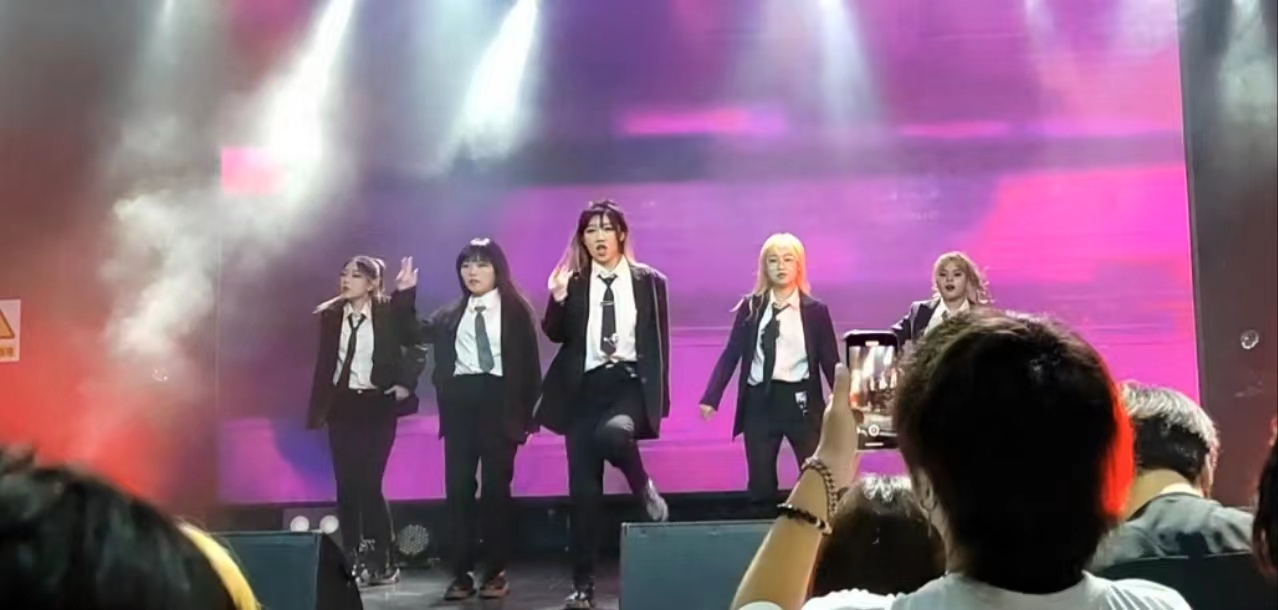
#> input picture 传统视觉/人脸识别/face_picture/face_picture3.jpg, 1278 x 610 px
$ python face_detection_test.py
#> lines starting #> are read from the running program, lines starting #| are printed output that depends on the picture; after the words box and inside, x2 and y2 are one past the last pixel; in counts of white or black regions, pixels touching at a corner belong together
# 1.导入库
import cv2
import time

# 2.方法：绘制图片中检测到的人脸
def draw_face(img, faces):
    for (x, y, w, h) in faces:
        # 画出人脸框，蓝色（BGR色彩体系），画笔宽度为2
        cv2.rectangle(img, (x, y), (x + w, y + h), (0, 0, 255), 10)


# 3.主函数：
if __name__ == "__main__":
    # 4.读取一张照片
    img = cv2.imread('../face_picture/face_picture3.jpg')
#> img is the input picture: shape (610, 1278, 3); mean B, G, R 124.1, 100.5, 132.6
    cv2.imshow('face', img)

    # 5.转换成灰度图
    gray = cv2.cvtColor(img, cv2.COLOR_BGR2GRAY)
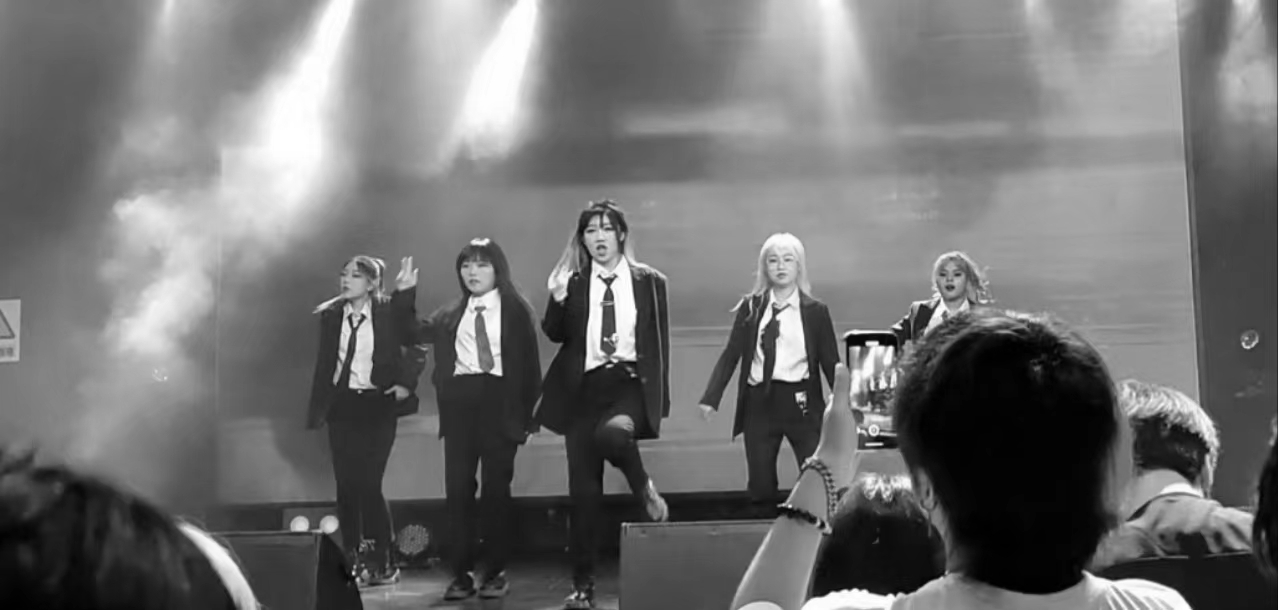
#> gray: shape (610, 1278); min 0, max 255, mean 112.8

    # 6.通过opencv加载haar级联分类器
    face_alt2 = cv2.CascadeClassifier('../pre_module/haarcascade_frontalface_alt2.xml')
    # face_alt2 = cv2.CascadeClassifier('../pre_module/haarcascade_eye.xml')
    last = time.time()
    # 7.对图像中的人脸进行检测
    face_alt2_detect_faces = face_alt2.detectMultiScale(img, scaleFactor=1.3, minNeighbors=5)
#> face_alt2_detect_faces = [[759, 243, 45, 45], [454, 251, 41, 41], [577, 214, 46, 46]]
    now = time.time()
    print(((now - last)*1000) )
    # 8.绘制图片中检测到的人脸
    draw_face(img, face_alt2_detect_faces)
#> the loop in draw_face, `for (x, y, w, h) in faces:` made 3 passes
#> after the loop in draw_face, `for (x, y, w, h) in faces:`:
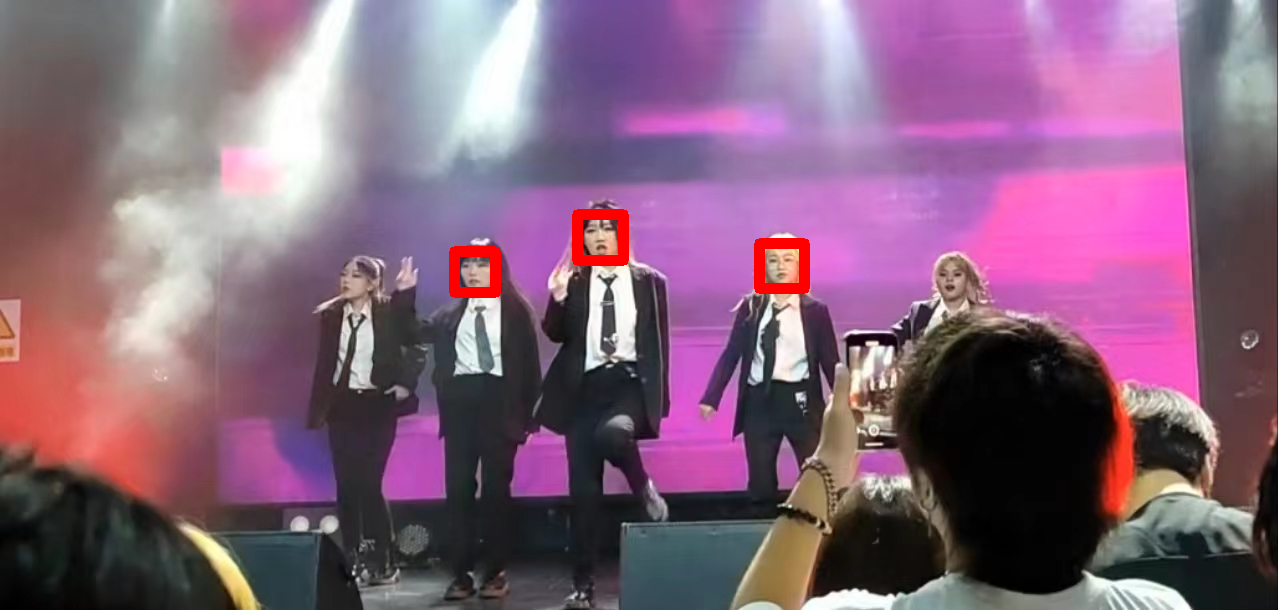
#> img: shape (610, 1278, 3); 0.73% of pixels changed, all inside (x1, y1, x2, y2) = (449, 209, 810, 298)

    # 保存带有人脸框的图像
    output_filename = 'output_image.jpg'
    cv2.imwrite(output_filename, img)

    # 9.显示照片
    cv2.imshow('face', img)

    # 10.关闭窗口
    cv2.waitKey(0)
    cv2.destroyAllWindows()

$ run again, with 传统视觉/人脸识别/face_picture/face_picture1.jpg copied over 传统视觉/人脸识别/face_picture/face_picture3.jpg
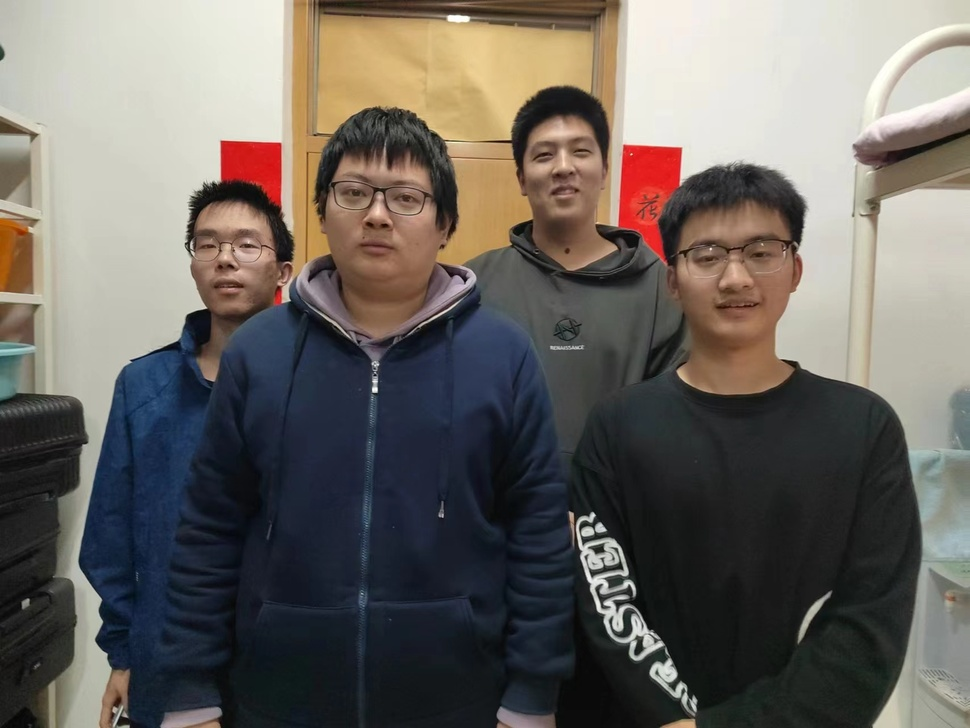
#> input picture 传统视觉/人脸识别/face_picture/face_picture1.jpg, 970 x 728 px, shrunk from 1706 x 1280 before the run
#> img is the input picture: shape (728, 970, 3); mean B, G, R 96.4, 101.8, 106.9
#> `gray = cv2.cvtColor(img, cv2.COLOR_BGR2GRAY)`:
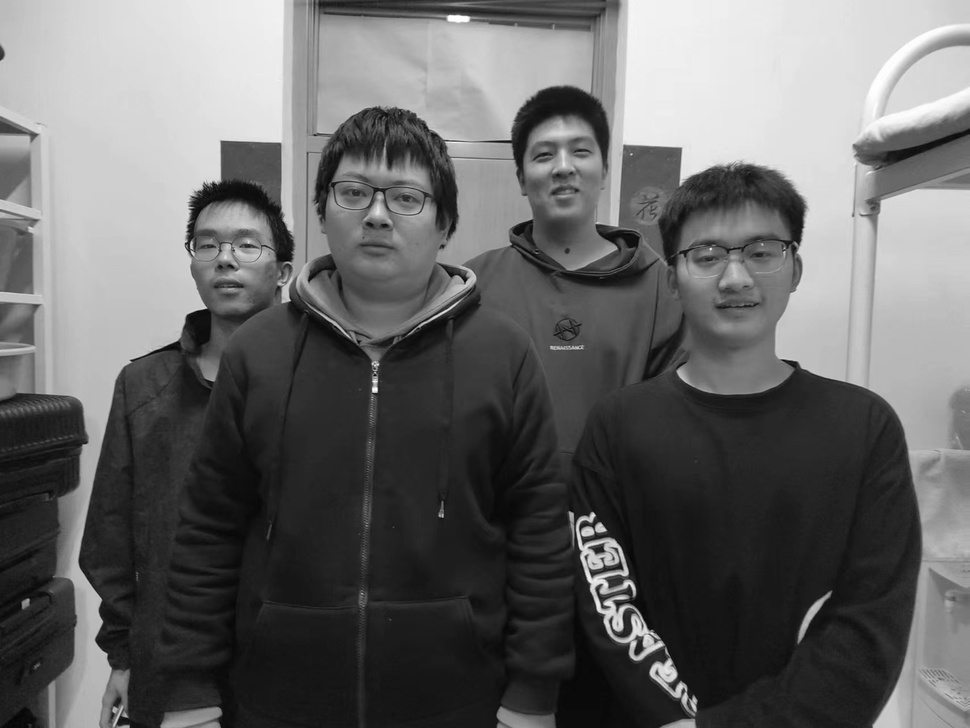
#> gray: shape (728, 970); min 4, max 255, mean 102.7
#> face_alt2_detect_faces = [[516, 114, 95, 95], [179, 202, 100, 100], [309, 142, 140, 140], [663, 199, 141, 141]]
#> the loop in draw_face, `for (x, y, w, h) in faces:` made 4 passes
#> after the loop in draw_face, `for (x, y, w, h) in faces:`:
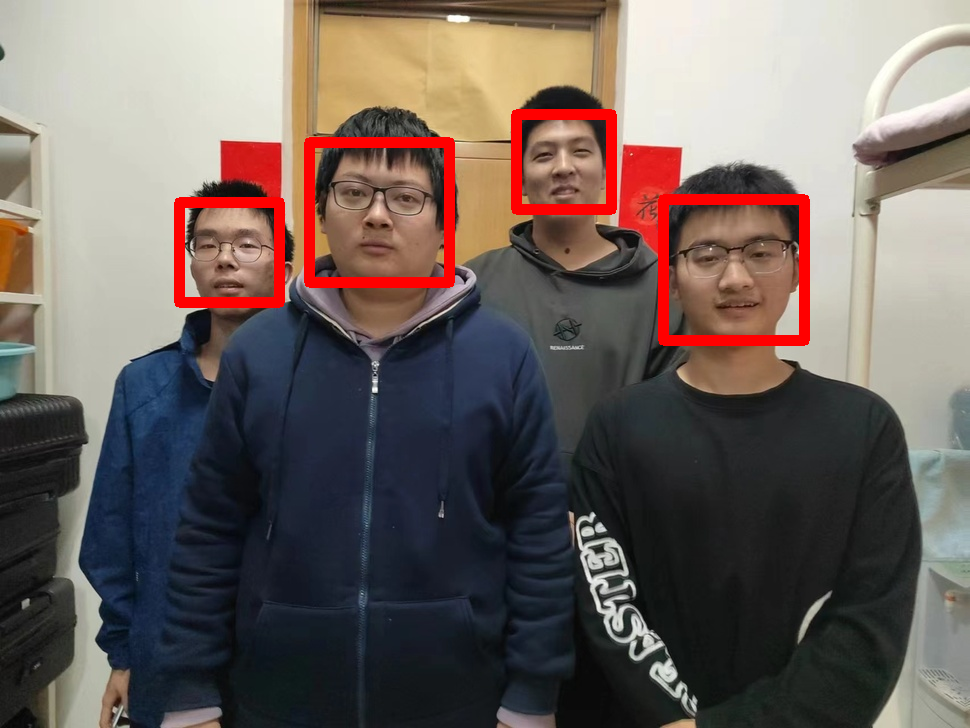
#> img: shape (728, 970, 3); 2.94% of pixels changed, all inside (x1, y1, x2, y2) = (174, 109, 810, 346)

$ run again, with 传统视觉/人脸识别/face_picture/face_picture2.jpg copied over 传统视觉/人脸识别/face_picture/face_picture3.jpg
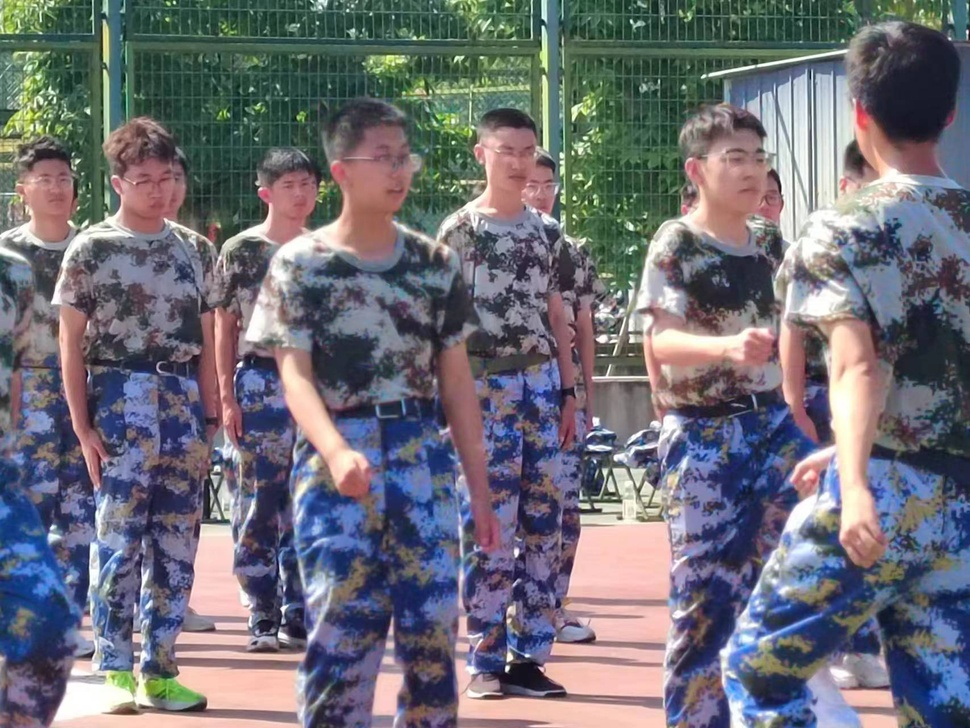
#> input picture 传统视觉/人脸识别/face_picture/face_picture2.jpg, 970 x 728 px, shrunk from 1706 x 1280 before the run
#> img is the input picture: shape (728, 970, 3); mean B, G, R 118.1, 109.6, 110.6
#> `gray = cv2.cvtColor(img, cv2.COLOR_BGR2GRAY)`:
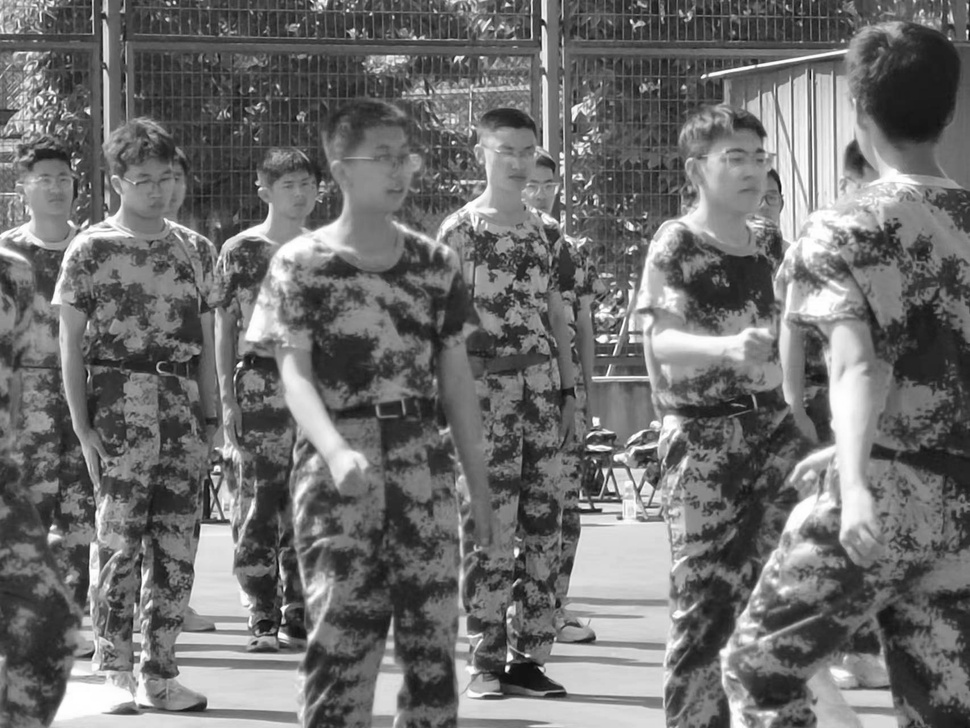
#> gray: shape (728, 970); min 10, max 255, mean 110.9
#> face_alt2_detect_faces = [[31, 159, 50, 50], [274, 167, 48, 48], [123, 157, 64, 64]]
#> the loop in draw_face, `for (x, y, w, h) in faces:` made 3 passes
#> after the loop in draw_face, `for (x, y, w, h) in faces:`:
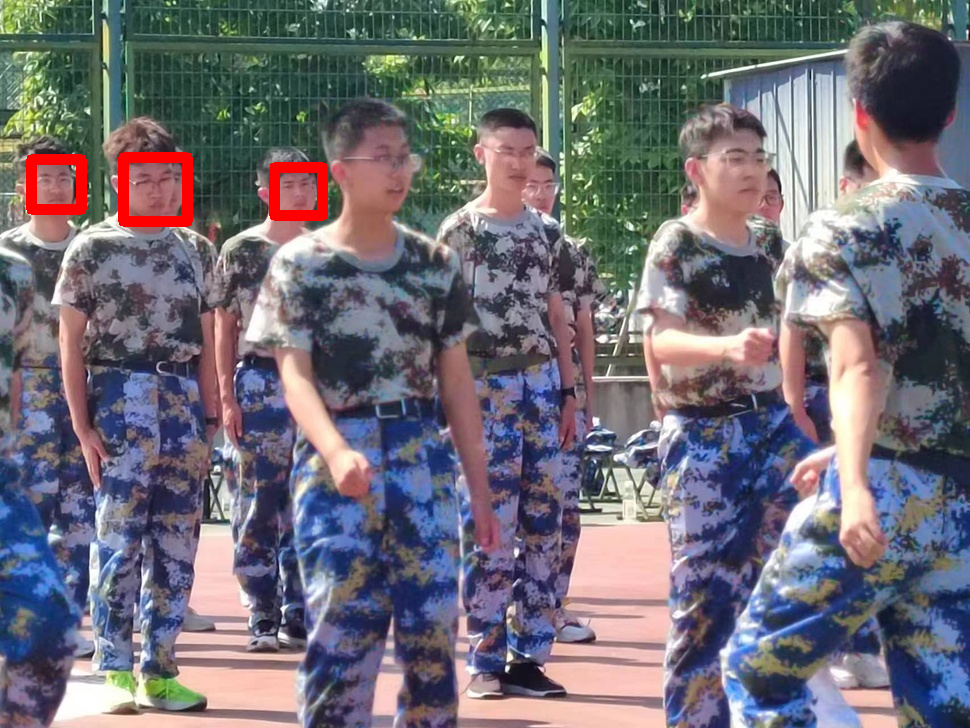
#> img: shape (728, 970, 3); 0.99% of pixels changed, all inside (x1, y1, x2, y2) = (26, 152, 328, 227)
